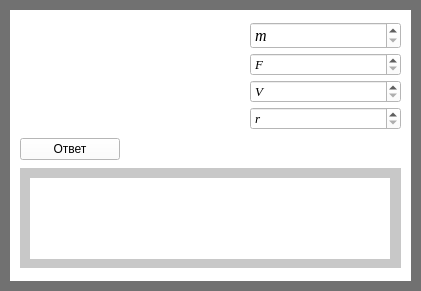
       <widget class="QWidget" name="widget_39" native="true">
        <property name="geometry">
         <rect>
          <x>40</x>
          <y>0</y>
          <width>421</width>
          <height>291</height>
         </rect>
        </property>
        <property name="styleSheet">
         <string notr="true">background-color: rgb(0, 0, 0);
background-color: rgb(113, 113, 113);</string>
        </property>
        <widget class="QWidget" name="widget_40" native="true">
         <property name="geometry">
          <rect>
           <x>10</x>
           <y>10</y>
           <width>401</width>
           <height>271</height>
          </rect>
         </property>
         <property name="styleSheet">
          <string notr="true">background-color: rgb(255, 255, 255);</string>
         </property>
         <widget class="QWidget" name="verticalLayoutWidget_42">
          <property name="geometry">
           <rect>
            <x>10</x>
            <y>0</y>
            <width>381</width>
            <height>261</height>
           </rect>
          </property>
          <layout class="QVBoxLayout" name="verticalLayout_55">
           <property name="topMargin">
            <number>10</number>
           </property>
           <item>
            <layout class="QHBoxLayout" name="horizontalLayout_10">
             <property name="spacing">
              <number>50</number>
             </property>
             <item>
              <widget class="QLabel" name="label_64">
               <property name="minimumSize">
                <size>
                 <width>180</width>
                 <height>0</height>
                </size>
               </property>
               <property name="styleSheet">
                <string notr="true">background-color: rgb(255, 255, 255);</string>
               </property>
               <property name="text">
                <string/>
               </property>
               <property name="pixmap">
                <pixmap>D:/Downloads/2018-12-06_22-05-38.jpg</pixmap>
               </property>
              </widget>
             </item>
             <item>
              <layout class="QVBoxLayout" name="verticalLayout_56">
               <property name="spacing">
                <number>4</number>
               </property>
               <item>
                <widget class="QSpinBox" name="spinBox_81">
                 <property name="font">
                  <font>
                   <family>Times New Roman</family>
                   <pointsize>12</pointsize>
                   <italic>true</italic>
                  </font>
                 </property>
                 <property name="specialValueText">
                  <string>m</string>
                 </property>
                 <property name="maximum">
                  <number>1000000000</number>
                 </property>
                </widget>
               </item>
               <item>
                <widget class="QSpinBox" name="spinBox_82">
                 <property name="font">
                  <font>
                   <family>Times New Roman</family>
                   <pointsize>10</pointsize>
                   <italic>true</italic>
                  </font>
                 </property>
                 <property name="specialValueText">
                  <string>F</string>
                 </property>
                 <property name="maximum">
                  <number>1000000000</number>
                 </property>
                </widget>
               </item>
               <item>
                <widget class="QSpinBox" name="spinBox_83">
                 <property name="font">
                  <font>
                   <family>Times New Roman</family>
                   <pointsize>10</pointsize>
                   <italic>true</italic>
                  </font>
                 </property>
                 <property name="specialValueText">
                  <string>V</string>
                 </property>
                 <property name="maximum">
                  <number>1000000000</number>
                 </property>
                </widget>
               </item>
               <item>
                <widget class="QSpinBox" name="spinBox_84">
                 <property name="font">
                  <font>
                   <family>Times New Roman</family>
                   <pointsize>10</pointsize>
                   <italic>true</italic>
                  </font>
                 </property>
                 <property name="specialValueText">
                  <string>r</string>
                 </property>
                 <property name="maximum">
                  <number>1000000000</number>
                 </property>
                </widget>
               </item>
              </layout>
             </item>
            </layout>
           </item>
           <item>
            <widget class="QPushButton" name="pushButton_25">
             <property name="minimumSize">
              <size>
               <width>100</width>
               <height>0</height>
              </size>
             </property>
             <property name="maximumSize">
              <size>
               <width>100</width>
               <height>16777215</height>
              </size>
             </property>
             <property name="text">
              <string>Ответ</string>
             </property>
            </widget>
           </item>
           <item>
            <widget class="QWidget" name="widget_81" native="true">
             <property name="minimumSize">
              <size>
               <width>0</width>
               <height>100</height>
              </size>
             </property>
             <property name="maximumSize">
              <size>
               <width>400</width>
               <height>100</height>
              </size>
             </property>
             <property name="styleSheet">
              <string notr="true">background-color: rgb(200, 200, 200);</string>
             </property>
             <widget class="QLabel" name="label_65">
              <property name="geometry">
               <rect>
                <x>10</x>
                <y>10</y>
                <width>360</width>
                <height>81</height>
               </rect>
              </property>
              <property name="minimumSize">
               <size>
                <width>360</width>
                <height>0</height>
               </size>
              </property>
              <property name="maximumSize">
               <size>
                <width>360</width>
                <height>16777215</height>
               </size>
              </property>
              <property name="styleSheet">
               <string notr="true">background-color: rgb(255, 255, 255);</string>
              </property>
              <property name="text">
               <string/>
              </property>
             </widget>
            </widget>
           </item>
          </layout>
         </widget>
        </widget>
       </widget>
